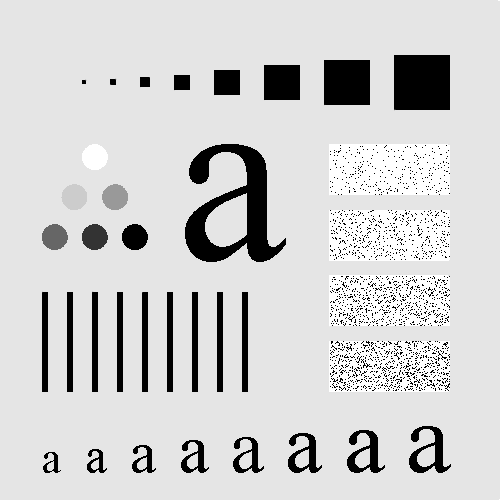
#> input picture docs/FigP0401(test_pattern).tif, 500 x 500 px
$ jupyter execute Examen.ipynb   (older library calls are emulated)
#> lines starting #> are read from the running program, lines starting #| are printed output that depends on the picture
# División de Ciencias e Ingenierías de la Universidad de Guanajuato
## Fundamentos de procesamiento digital de imágenes
## Segundo Examen Parcial
### Profesor : Dr. Arturo González Vega
### Alumno : Gustavo Magaña López

## Módulos necesarios :

[cell 1]
from typing import Tuple

import numpy as np
import scipy.fftpack as F
import scipy.io as io

import cv2
import matplotlib.image as img

from mpl_toolkits.mplot3d import Axes3D
import matplotlib.pyplot as plt
from matplotlib import cm

import skimage
import skimage.morphology
import skimage.filters

[cell 2]
plt.rcParams['figure.figsize'] = (5, 5)

## Definición de funciones :

[cell 3]
def img_fft(image: np.ndarray, shift: bool = True) -> np.ndarray:
    """
        Ejecutar una Transformada de Fourier visualizable con matplotlib.pyplot.imshow() .

        Basado en un snippet encontrado en :
        https://medium.com/@y1017c121y/python-computer-vision-tutorials-image-fourier-transform-part-2-ec9803e63993

        Parámetros :
                image : Imagen, representada como un arreglo de numpy (numpy.ndarray)
                shift : Booleano que indica si debe ejecutarse la traslación de la imagen e
                        en el espacio de frecuencia.
    """
    _X = cv2.dft(np.float32(image), flags=cv2.DFT_COMPLEX_OUTPUT)
    if shift:
        _X_shift = np.fft.fftshift(_X)
    _X_complex = _X_shift[:,:,0] + 1j*_X_shift[:,:,1]
    _X_abs = np.abs(_X_complex) + 1 # Evitar que el logaritmo reciba 0 como argumento.
    _X_bounded = 20 * np.log(_X_abs)
    _X_img = 255 * _X_bounded / np.max(_X_bounded)
    _X_img = _X_img.astype(np.uint8)

    return _X_img
##

def fft_viz(image: np.ndarray, shift: bool = True) -> None:
    """
        Ver la transformada de fourier de una imagen.
    """
    plt.imshow(img_fft(image, shift=shift), cmap='gray')


# [114 lines left out: functions paddedsize, pre_fft_processing, fft2, not called in this run]
##

def ImPotencia(image: np.ndarray) -> float:
    """
    Calcula la potencia de acuerdo al teorema de Parseval.
    """
    _F = np.fft.fft2(image)
    return np.sum(np.abs(_F)**2) / np.prod(_F.shape)
##

def fourier_meshgrid(image: np.ndarray):
    """
    """
    M, N = image.shape
    u, v = list(map(lambda x: np.arange(0, x), image.shape))
    idx, idy = list(map(lambda x, y: np.nonzero(x > y/2), [u, v], image.shape))
    u[idx] -= M
    v[idy] -= N
    V, U = np.meshgrid(v, u)

    return U, V
##

def fourier_distance(U: np.ndarray, V: np.ndarray, centered: bool = True, squared: bool = True) -> np.ndarray:
    """
    """
    _d = U**2 + V**2
    if not squared:
        _d = np.sqrt(_d)
    if centered:
        _d = np.fft.fftshift(_d)

    return _d

def kernel_gaussiano(image: np.ndarray, sigma: float, kind: str = 'low') -> np.ndarray:
    """
        Calcula un kernel gaussiano para una imagen dada.
    """
    U, V = fourier_meshgrid(image)
    D = fourier_distance(U, V)
    H = np.exp( (-1.0 * D) / (2.0 * sigma**2) )

    if kind == 'high' or kind == 'highpass':
        H = 1.0 - H

    return H
##

def FiltraGaussiana(image: np.ndarray, sigma: float, kind: str = 'low') -> np.ndarray:
    """

    """
    kind   = kind.lower()
    _kinds = ['low', 'high', 'lowpass', 'highpass']
    if kind not in _kinds:
        raise Exception(f'Error : Tipo desconocido de filtro \"{kind}\".\n Tipos disponibles : {_kinds}')

    H  = kernel_gaussiano(image=image, sigma=sigma, kind=kind)
    _F = np.fft.ifftshift(
            np.fft.fft2(image)
    )
    G  = H * _F
    g  = np.real( np.fft.ifft2( np.fft.ifftshift(G) ))

    # Recortamos la imagen a su tamaño original, de ser requerido.
    g = g[:image.shape[0], :image.shape[1]]

    return g
##

# [7 lines left out: function filtro_disco, not called in this run]

__1. Haga una función llamada ImPotencia que, dada una imagen, calcule su potencia promedio. Para realizar el cálculo utilice el teorema de Parseval que dice lo siguiente:__
$$
P_f = \frac{1}{MN}\sum_u\sum_v|F(u,v)|^2
$$

Véase la función Impotencia en las definiciones de funciones.

__2. Haga una función FiltraGaussiana que, dada una imagen, el tipo de filtro (pasabajos o pasaaltos) y el valor de $\sigma$, realice un filtrado con una función Gaussiana con la desviación indicada.__

Idem

__3. Utilizando las dos funciones anteriores y la imagen I FigP0401(test_pattern).tif:__

[cell 4]
I = img.imread('docs/FigP0401(test_pattern).tif')
#> I is the input picture: shape (500, 500); min 0, max 255, mean 207.4

__a)__ Calcule y reporte el valor de la potencia promedio $P_I$ de la imagen.

[cell 5]
pot_I = ImPotencia(I)
#> pot_I = 1.2e+10
pot_I
#> Out = 1.2e+10

__b)__ Para sigma = 16, aplique un filtro pasabajos a la imagen I. Guarde la imagen en IB. Calcule la potencia a IB.

[cell 6]
IB = FiltraGaussiana(I, sigma=16, kind='low')
#> in kernel_gaussiano, `U, V = fourier_meshgrid(image)`:
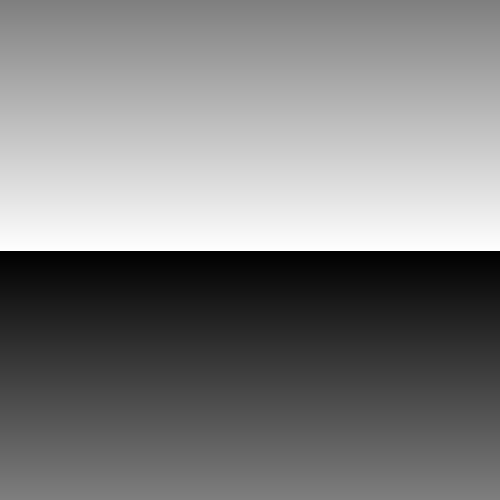
#> U: shape (500, 500) int64; min -249, max 250, mean 0.5; drawn with min black and max white
#> in kernel_gaussiano, `U, V = fourier_meshgrid(image)`:
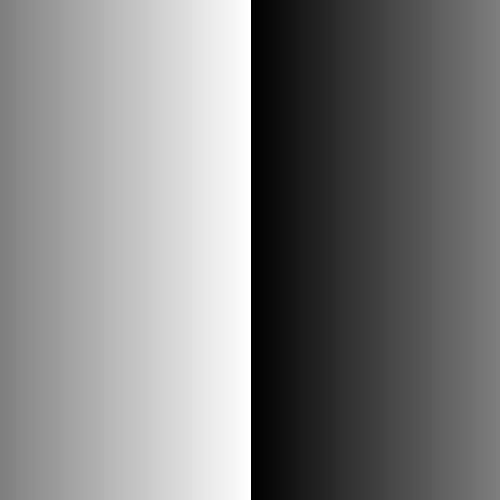
#> V: shape (500, 500) int64; min -249, max 250, mean 0.5; drawn with min black and max white
#> in fourier_distance, `_d = U**2 + V**2`:
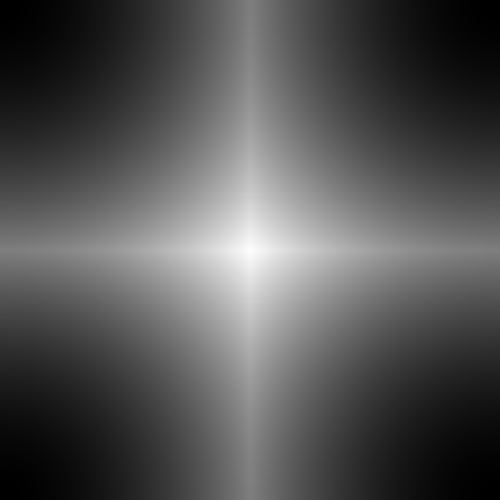
#> _d: shape (500, 500) int64; min 0, max 125000, mean 41667; drawn with min black and max white
#> in fourier_distance, `_d = np.fft.fftshift(_d)`:
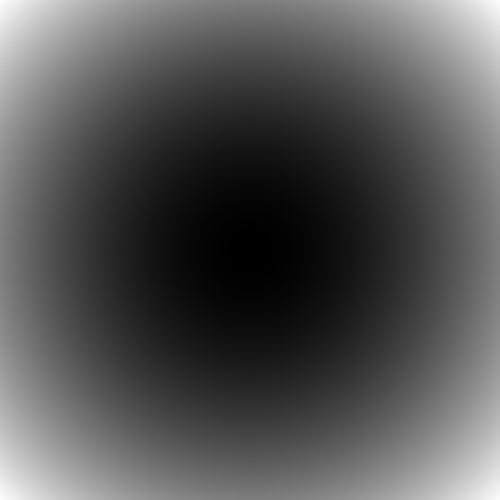
#> _d: shape (500, 500) int64; min 0, max 125000, mean 41667; drawn with min black and max white
#> in FiltraGaussiana, `g  = np.real( np.fft.ifft2( np.fft.ifftshift(G) ))`:
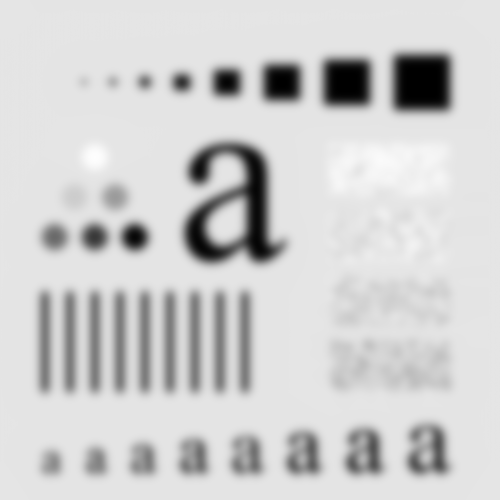
#> g: shape (500, 500) float64; min 1.16e-05, max 254.1, mean 207.4
pot_IB = ImPotencia(IB)
#> pot_IB = 1.13e+10
pot_IB
#> Out = 1.13e+10

[cell 7]
I = img.imread('docs/FigP0401(test_pattern).tif')
plt.imshow(I, cmap='gray')

[cell 8]
fft_viz(I)
#> in img_fft, `_X_img = 255 * _X_bounded / np.max(_X_bounded)`:
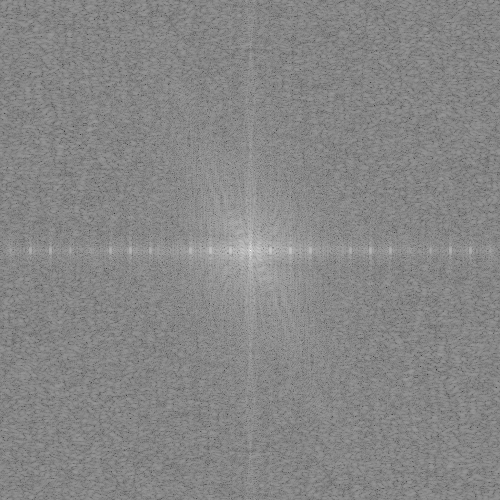
#> _X_img: shape (500, 500) float32; min 50.41, max 255, mean 134.9

[cell 9]
pot_I = ImPotencia(I)
pot_I
#> Out = 1.2e+10

[cell 10]
IB = FiltraGaussiana(I, sigma=16, kind='low')

[cell 11]
pot_IB = ImPotencia(IB)
pot_IB
#> Out = 1.13e+10

[cell 12]
plt.imshow(IB, cmap='gray')

[cell 13]
fft_viz(IB)
#> call 2 of img_fft, with shift = True
#> in img_fft (call 2), `_X_bounded = 20 * np.log(_X_abs)`:
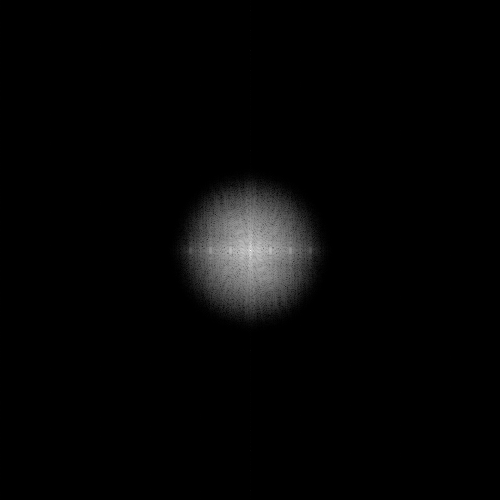
#> _X_bounded: shape (500, 500) float32; min 0, max 355.3, mean 7.5; drawn with min black and max white

[cell 14]
IA = FiltraGaussiana(I, sigma=16, kind='high')
#> call 3 of FiltraGaussiana, with sigma = 16, kind = 'high'
#> call 3 of kernel_gaussiano, with sigma = 16, kind = 'high'
#> in kernel_gaussiano (call 3), `H = 1.0 - H`:
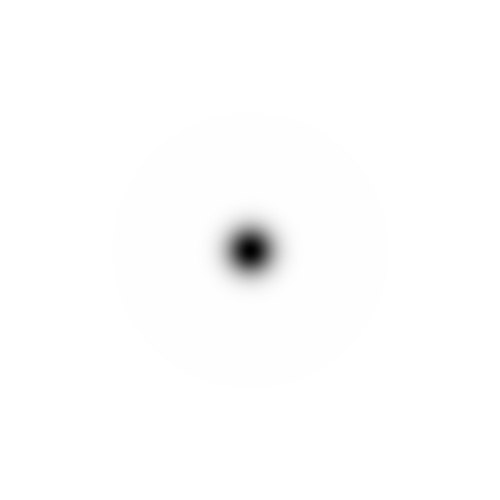
#> H: shape (500, 500) float64; min 0, max 1, mean 0.994
#> in FiltraGaussiana (call 3), `g  = np.real( np.fft.ifft2( np.fft.ifftshift(G) ))`:
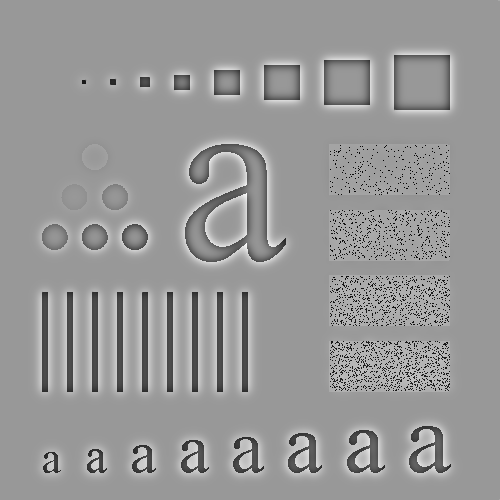
#> g: shape (500, 500) float64; min -249.9, max 167.4, mean 0; drawn with min black and max white
pot_IA = ImPotencia(IA)
#> pot_IA = 501456059.6
pot_IA
#> Out = 501456059.6

[cell 15]
plt.imshow(IA, cmap='gray')

[cell 16]
fft_viz(IA)
#> call 3 of img_fft, with shift = True
#> in img_fft (call 3), `_X_bounded = 20 * np.log(_X_abs)`:
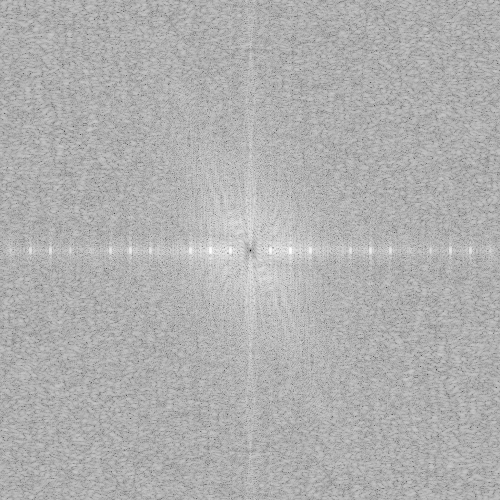
#> _X_bounded: shape (500, 500) float32; min 0.039, max 271.6, mean 187.8; drawn with min black and max white
